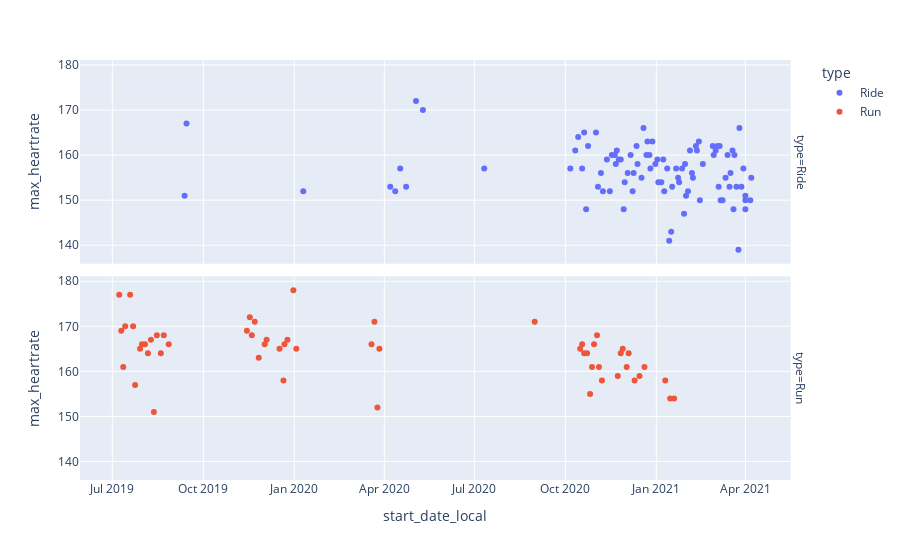

This figure's notebook cell:
### Code cell
fig = px.scatter(_df, x='start_date_local', y='max_heartrate', facet_row="type", color='type')
fig.show()

### Figure 1 — Plotly figure (JSON) as saved in the notebook; plotly's stock layout.template omitted (floating-point values rounded to 4 significant figures)
{"data": [{"hovertemplate": "type=Ride<br>start_date_local=%{x}<br>max_heartrate=%{y}<extra></extra>", "legendgroup": "Ride", "marker": {"color": "#636efa", "symbol": "circle"}, "mode": "markers", "name": "Ride", "orientation": "v", "showlegend": true, "type": "scatter", "x": ["2021-04-07", "2021-04-06", "2021-04-01", "2021-04-01", "2021-04-01", "2021-03-30", "2021-03-28", "2021-03-26", "2021-03-25", "2021-03-23", "2021-03-21", "2021-03-20", "2021-03-19", "2021-03-17", "2021-03-16", "2021-03-14", "2021-03-12", "2021-03-09", "2021-03-07", "2021-03-06", "2021-03-05", "2021-03-04", "2021-03-02", "2021-02-28", "2021-02-27", "2021-02-17", "2021-02-14", "2021-02-13", "2021-02-11", "2021-02-10", "2021-02-07", "2021-02-06", "2021-02-04", "2021-02-02", "2021-01-31", "2021-01-30", "2021-01-29", "2021-01-27", "2021-01-24", "2021-01-23", "2021-01-21", "2021-01-17", "2021-01-16", "2021-01-14", "2021-01-12", "2021-01-09", "2021-01-08", "2021-01-06", "2021-01-03", "2021-01-02", "2020-12-31", "2020-12-28", "2020-12-26", "2020-12-25", "2020-12-23", "2020-12-22", "2020-12-19", "2020-12-17", "2020-12-13", "2020-12-12", "2020-12-09", "2020-12-08", "2020-12-06", "2020-12-03", "2020-11-30", "2020-11-29", "2020-11-26", "2020-11-24", "2020-11-22", "2020-11-21", "2020-11-20", "2020-11-17", "2020-11-15", "2020-11-12", "2020-11-08", "2020-11-06", "2020-11-03", "2020-11-01", "2020-10-24", "2020-10-22", "2020-10-20", "2020-10-18", "2020-10-14", "2020-10-11", "2020-10-06", "2020-07-11", "2020-05-10", "2020-05-03", "2020-04-23", "2020-04-17", "2020-04-12", "2020-04-07", "2020-01-10", "2019-09-14", "2019-09-12"], "xaxis": "x2", "y": [155, 150, 148, 150, 151, 157, 153, 166, 139, 153, 160, 148, 161, 156, 153, 160, 155, 150, 150, 162, 153, 162, 161, 160, 162, 158, 150, 163, 161, 162, 155, 156, 161, 152, 151, 158, 147, 157, 154, 155, 157, 153, 143, 141, 157, 152, 159, 154, 154, 159, 158, 163, 157, 160, 163, 160, 166, 155, 158, 162, 156, 152, 160, 156, 154, 148, 159, 159, 161, 158, 160, 160, 152, 159, 152, 156, 153, 165, 162, 148, 165, 157, 164, 161, 157, 157, 170, 172, 153, 157, 152, 153, 152, 167, 151], "yaxis": "y2"}, {"hovertemplate": "type=Run<br>start_date_local=%{x}<br>max_heartrate=%{y}<extra></extra>", "legendgroup": "Run", "marker": {"color": "#EF553B", "symbol": "circle"}, "mode": "markers", "name": "Run", "orientation": "v", "showlegend": true, "type": "scatter", "x": ["2021-01-19", "2021-01-15", "2021-01-10", "2020-12-20", "2020-12-15", "2020-12-10", "2020-12-04", "2020-12-02", "2020-11-28", "2020-11-26", "2020-11-23", "2020-11-07", "2020-11-04", "2020-11-02", "2020-10-30", "2020-10-28", "2020-10-26", "2020-10-23", "2020-10-20", "2020-10-18", "2020-10-16", "2020-08-31", "2020-03-27", "2020-03-25", "2020-03-22", "2020-03-19", "2020-01-03", "2019-12-31", "2019-12-25", "2019-12-22", "2019-12-21", "2019-12-17", "2019-12-04", "2019-12-02", "2019-11-26", "2019-11-22", "2019-11-19", "2019-11-17", "2019-11-14", "2019-08-27", "2019-08-22", "2019-08-19", "2019-08-15", "2019-08-12", "2019-08-09", "2019-08-06", "2019-08-03", "2019-07-31", "2019-07-29", "2019-07-24", "2019-07-22", "2019-07-19", "2019-07-14", "2019-07-12", "2019-07-10", "2019-07-08"], "xaxis": "x", "y": [154, 154, 158, 161, 159, 158, 164, 161, 165, 164, 159, 158, 161, 168, 166, 161, 155, 164, 164, 166, 165, 171, 165, 152, 171, 166, 165, 178, 167, 166, 158, 165, 167, 166, 163, 171, 168, 172, 169, 166, 168, 164, 168, 151, 167, 164, 166, 166, 165, 157, 170, 177, 170, 161, 169, 177], "yaxis": "y"}], "layout": {"annotations": [{"font": {}, "showarrow": false, "text": "type=Run", "textangle": 90, "x": 0.98, "xanchor": "left", "xref": "paper", "y": 0.2425, "yanchor": "middle", "yref": "paper"}, {"font": {}, "showarrow": false, "text": "type=Ride", "textangle": 90, "x": 0.98, "xanchor": "left", "xref": "paper", "y": 0.7575, "yanchor": "middle", "yref": "paper"}], "legend": {"title": {"text": "type"}, "tracegroupgap": 0}, "margin": {"t": 60}, "xaxis": {"anchor": "y", "domain": [0, 0.98], "title": {"text": "start_date_local"}}, "xaxis2": {"anchor": "y2", "domain": [0, 0.98], "matches": "x", "showticklabels": false}, "yaxis": {"anchor": "x", "domain": [0, 0.485], "title": {"text": "max_heartrate"}}, "yaxis2": {"anchor": "x2", "domain": [0.515, 1], "matches": "y", "title": {"text": "max_heartrate"}}}}
